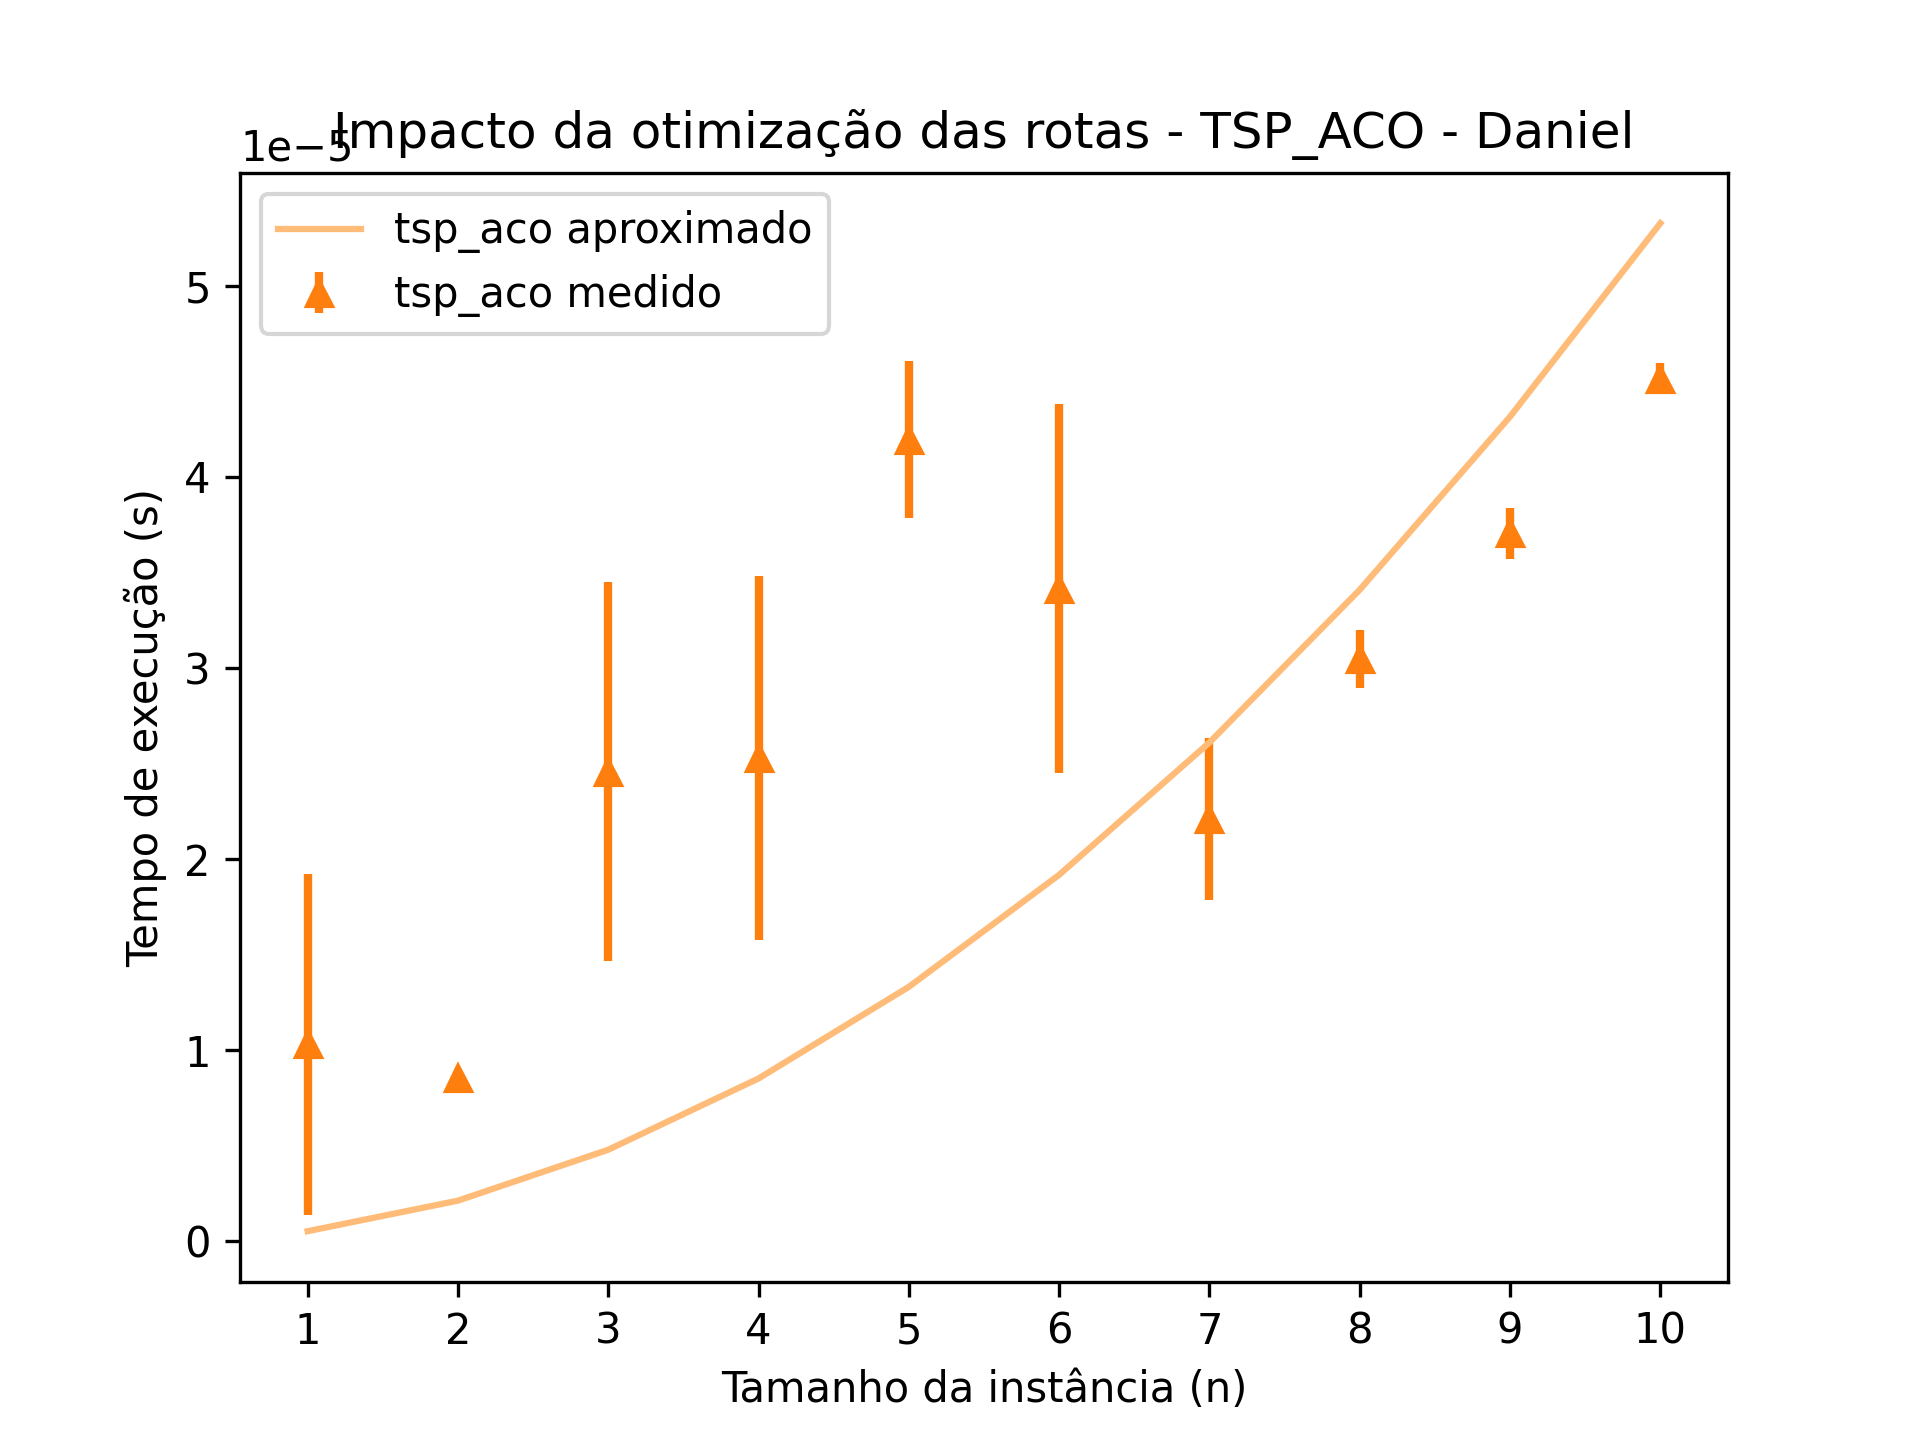

This chart was generated by the following Python code:
#!/usr/bin/python3
# -*- coding: utf-8 -*-

# Rodrigo Mansilha
# Universidade Federal do Pampa (Unipampa)
# Programa de Pós-Graduação em Eng. de Software (PPGES)
# Bacharelado em: Ciência da Camputação, Eng. de Software, Eng. de Telecomunicações

# Algoritmos
# Laboratório 2: avaliação experimental

from tsp_aco import bubblesort


DEFAULT_SEED = None
DEFAULT_N_START = 1
DEFAULT_N_STOP = 10       
DEFAULT_N_STEP = 1
DEFAULT_TRIALS = 3
DEFAULT_N_MAX  = None
DEFAULT_OUTPUT =  "tsp_aco_experimental.png"
DEFAULT_ALGORITMOS = None # executa todos

try:
	import sys
	import os
	import argparse
	import logging
	import subprocess
	import shlex
	from abc import ABC, abstractmethod

	from scipy.special import factorial

	import math
	import numpy as np
	import matplotlib.pyplot as plt
	import scipy.optimize as opt
	import matplotlib.colors as colors
	import matplotlib.cm as cmx


except ImportError as error:
	print(error)
	print()
	print("1. (optional) Setup a virtual environment: ")
	print("  python3 -m venv ~/Python3env/algoritmos ")
	print("  source ~/Python3env/algoritmos/bin/activate ")
	print()
	print("2. Install requirements:")
	print("  pip3 install --upgrade pip")
	print("  pip3 install -r requirements.txt ")
	print()
	sys.exit(-1)

# Lista completa de mapas de cores
# https://matplotlib.org/examples/color/colormaps_reference.html
mapa_cor = plt.get_cmap('tab20')  # carrega tabela de cores conforme dicionário
mapeamento_normalizado = colors.Normalize(vmin=0, vmax=19)  # mapeamento em 20 cores
mapa_escalar = cmx.ScalarMappable(norm=mapeamento_normalizado, cmap=mapa_cor)  # lista de cores final

formatos = ['.', 'v', 'o', '^', '<', '>', '1', '2', '3', '4', 's', 'p', '*', 'h']


# https://matplotlib.org/3.3.2/api/_as_gen/matplotlib.pyplot.plot.html
# '.'	point marker
# ','	pixel marker
# 'o'	circle marker
# 'v'	triangle_down marker
# '^'	triangle_up marker
# '<'	triangle_left marker
# '>'	triangle_right marker
# '1'	tri_down marker
# '2'	tri_up marker
# '3'	tri_left marker
# '4'	tri_right marker
# 's'	square marker
# 'p'	pentagon marker
# '*'	star marker
# 'h'	hexagon1 marker
# 'H'	hexagon2 marker
# '+'	plus marker
# 'x'	x marker
# 'D'	diamond marker
# 'd'	thin_diamond marker
# '|'	vline marker
# '_'	hline marker


def funcao_fatorial(n, cpu):
	'''
	Aproximação fatorial
	:param n: tamanho da instância
	:param cpu: fator de conversão para tempo de CPU
	:return: aproximação
	'''
	return (factorial(n) * cpu)


def funcao_quadratica(n, cpu):
	'''
	Aproximação quadrática
	:param n: tamanho da instância
	:param cpu: fator de conversão para tempo de CPU
	:return: aproximação
	'''
	return (n * n * cpu)



def funcao_linear(n, cpu):
	'''
	Aproximação linear
	:param n: tamanho da instância
	:param cpu: fator de conversão para tempo de CPU
	:return: aproximação
	'''
	return (n * cpu)


def imprime_config(args):
	'''
	Mostra os argumentos recebidos e as configurações processadas
	:args: parser.parse_args
	'''
	print("Argumentos:\n\t{0}\n".format(" ".join([x for x in sys.argv])))
	print("Configurações:")
	for k, v in sorted(vars(args).items()): print("\t{0}: {1}".format(k, v))
	print("")


class Experimento(ABC):

	@abstractmethod
	def __init__(self, args):
		self.id = "letraid"
		self.args = args
		self.script = "abc.py"
		self.output = "out.txt"
		self.tamanhos = []
		self.medias = []
		self.desvios = []
		self.aproximados = []

		#configurações de plotagem
		self.medicao_legenda = "medicao_legenda"
		self.medicao_cor_rgb = mapa_escalar.to_rgba(0)
		self.medicao_formato = formatos[1]

		self.aproximacao_legenda = "aproximacao_legenda"
		self.aproximacao_cor_rgb = mapa_escalar.to_rgba(1)

	def executa_experimentos(self):
		# cria string de comando
		comando_str = "python3 {}".format(self.script)
		comando_str += " --out {}".format(self.output)
		comando_str += " --nstart {}".format(self.args.nstart)
		comando_str += " --nstop {}".format(self.args.nstop)
		comando_str += " --nstep {}".format(self.args.nstep)
		comando_str += " --trials {}".format(self.args.trials)
		if self.args.seed is not None:
			comando_str += " --seed {}".format(self.args.seed)

		print("Comando: {}".format(comando_str))
		# transforma em array por questões de segurança -> https://docs.python.org/3/library/shlex.html
		comando_array = shlex.split(comando_str)

		# executa comando em subprocesso
		subprocess.run(comando_array)

	def carrega_resultados(self):
		'''
		Carrega dados do arquivo de saída para a memória principal
		'''
		f = open(self.output, "r")

		for l in f:
			print("linha: {}".format(l))
			if l[0] != "#":
				self.tamanhos.append(int(l.split(" ")[0]))
				self.medias.append(float(l.split(" ")[1]))
				self.desvios.append(float(l.split(" ")[2]))
		f.close()

	def imprime_dados(self):
		# mostra dados
		print("Tamanho\tMedia\t\tDesvio\t\tAproximado")
		for i in range(len(self.tamanhos)):
			print("%03d\t%02f\t%02f\t%02f" % (self.tamanhos[i], self.medias[i], self.desvios[i], self.aproximados[i]))
		print("")

	@abstractmethod
	def executa_aproximacao(self):
		pass

	def plota_aproximacao(self):
		plt.plot(self.tamanhos, self.aproximados, label=self.aproximacao_legenda, color=self.aproximacao_cor_rgb)

	def plota_medicao(self):
		plt.errorbar(x=self.tamanhos, y=self.medias, yerr=self.desvios, fmt=self.medicao_formato,
					 label=self.medicao_legenda, color=self.medicao_cor_rgb, linewidth=2)




class TSP_ACO(Experimento):

	def __init__(self, args):
		super().__init__(args)
		self.id = "s"
		self.script = "tsp_aco.py"
		self.output = "tsp_aco.txt"

	    # configurações de plotagem
		self.medicao_legenda = "tsp_aco medido"
		self.medicao_cor_rgb = mapa_escalar.to_rgba(2)
		self.medicao_formato = formatos[3]

		self.aproximacao_legenda = "tsp_aco aproximado"
		self.aproximacao_cor_rgb = mapa_escalar.to_rgba(3)

	def executa_aproximacao(self):
		# realiza aproximação
		parametros, pcov = opt.curve_fit(funcao_quadratica, xdata=self.tamanhos, ydata=self.medias)
		self.aproximados = [funcao_quadratica(x, *parametros) for x in self.tamanhos]
		print("aproximados:           {}".format(self.aproximados))
		print("parametros_otimizados: {}".format(parametros))
		print("pcov:                  {}".format(pcov))
        


def main():
	'''
	Programa principal
	:return:
	'''

	# Definição de argumentos
	parser = argparse.ArgumentParser(description='Laboratório 2')

	help_msg = "semente aleatória"
	parser.add_argument("--seed", "-s", help=help_msg, default=DEFAULT_SEED, type=int)

	help_msg = "n máximo.          Padrão:{}".format(DEFAULT_N_STOP)
	parser.add_argument("--nstop", "-n", help=help_msg, default=DEFAULT_N_STOP, type=int)

	help_msg = "n mínimo.          Padrão:{}".format(DEFAULT_N_START)
	parser.add_argument("--nstart", "-a", help=help_msg, default=DEFAULT_N_START, type=int)

	help_msg = "n passo.           Padrão:{}".format(DEFAULT_N_STEP)
	parser.add_argument("--nstep", "-e", help=help_msg, default=DEFAULT_N_STEP, type=int)

	help_msg = "n máximo.          Padrão:{}".format(DEFAULT_N_MAX)
	parser.add_argument("--nmax", "-m", help=help_msg, default=DEFAULT_N_MAX, type=int)

	help_msg = "tentativas.        Padrão:{}".format(DEFAULT_TRIALS)
	parser.add_argument("--trials", "-t", help=help_msg, default=DEFAULT_TRIALS, type=int)

	help_msg = "figura (extensão .png ou .pdf) ou nenhum para apresentar na tela.  Padrão:{}".format(DEFAULT_OUTPUT)
	parser.add_argument("--out", "-o", help=help_msg, default=DEFAULT_OUTPUT, type=str)

	help_msg = "algoritmos (t=tsp naive, s=selection sort) ou nenhum para executar todos.  Padrão:{}".format(DEFAULT_ALGORITMOS)
	parser.add_argument("--algoritmos", "-l", help=help_msg, default=DEFAULT_ALGORITMOS, type=str)

	# Lê argumentos da linha de comando
	args = parser.parse_args()

	# imprime configurações para fins de log
	imprime_config(args)

	# lista de experimentos disponíveis
	experimentos = [TSP_ACO(args)]

	for e in experimentos:
		if args.algoritmos is None or e.id in args.algoritmos:
			e.executa_experimentos()
			e.carrega_resultados()
			e.executa_aproximacao()
			e.imprime_dados()
			e.plota_medicao()
			e.plota_aproximacao()

	# configurações gerais
	plt.legend()
	plt.xticks(range(args.nstart, args.nstop+1, args.nstep))
	plt.title("Impacto da otimização das rotas - TSP_ACO - Daniel")
	plt.xlabel("Tamanho da instância (n)")
	plt.ylabel("Tempo de execução (s)")

	if args.out is None:
		# mostra
		plt.show()
	else:
		# salva em png
		plt.savefig(args.out, dpi=300)


if __name__ == '__main__':
	sys.exit(main())
